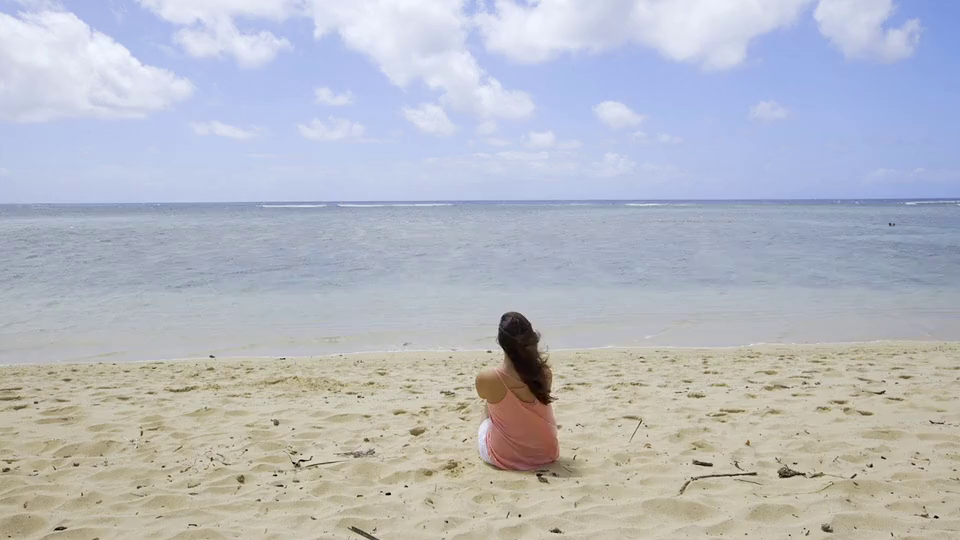
#> input picture frame 0 of testing/resources/sample.mp4, 960 x 540 px
$ python streamer_example.py
#> lines starting #> are read from the running program, lines starting #| are printed output that depends on the picture
### src/video_streamer.py
import cv2
import numpy as np
from IPython.display import Video as IPythonVideo, display
import os
from dataclasses import dataclass
from typing import Optional, Generator, List, Literal
from collections import deque
from video_player.video import Video


@dataclass
class VideoChunk:
    start: int
    end: int
    frames: List[np.ndarray]

    # [4 lines left out: function __iter__, not called in this run]


class Streamer:
    """
    A class to efficiently stream video frames in chunks with optional overlap.
    """
    def __init__(self, video_path: str, grayscale: bool = False):
        """
        Initializes the Streamer with video path.

        Args:
            video_path: Path to the video file.
            grayscale: Whether to load the video in grayscale.
        """
        if not os.path.exists(video_path):
            raise FileNotFoundError(f"Video file not found: {video_path}")

        self.video_path = os.path.abspath(video_path)
        self.grayscale = grayscale
        self._cap = cv2.VideoCapture(video_path)
        if not self._cap.isOpened():
            raise ValueError(f"Error opening video file: {video_path}")

        self.fps = self._cap.get(cv2.CAP_PROP_FPS)
        self.frame_count = int(self._cap.get(cv2.CAP_PROP_FRAME_COUNT))
        self.duration_seconds = self.frame_count / self.fps

    def _read_frames_batch(self, num_frames: int) -> List[np.ndarray]:
        """Reads a batch of frames from the video capture object."""
        frames = []
        for _ in range(num_frames):
            ret, frame = self._cap.read()
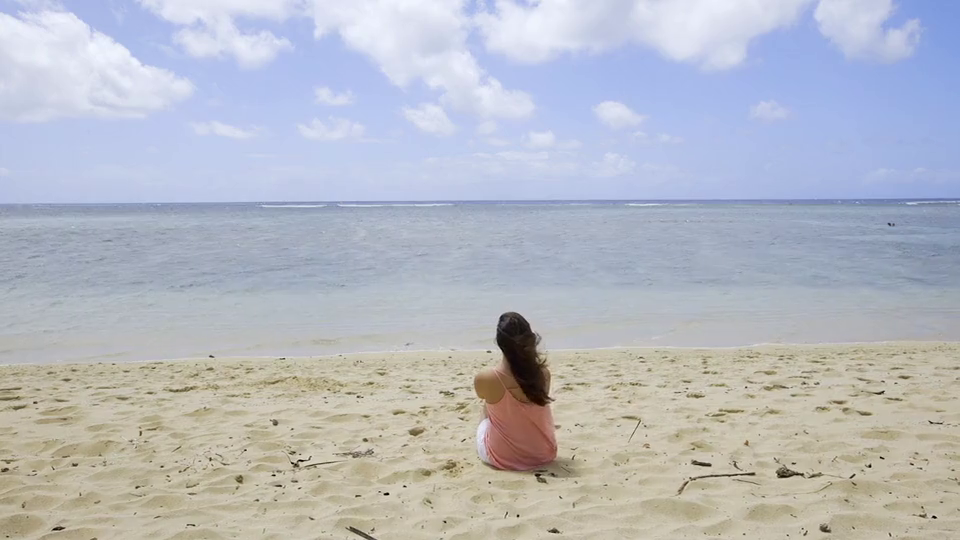
#> input picture frame 4 of testing/resources/sample.mp4, 960 x 540 px
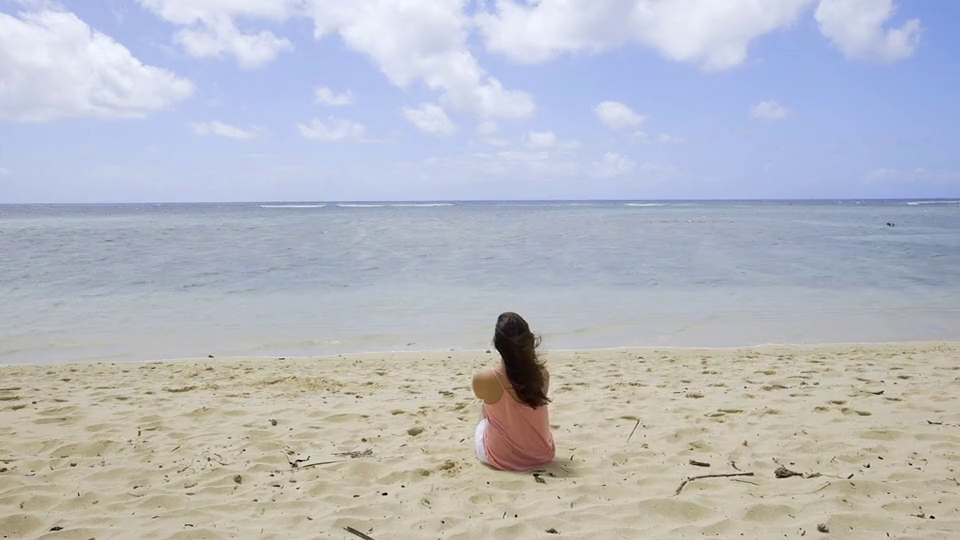
#> input picture frame 8 of testing/resources/sample.mp4, 960 x 540 px
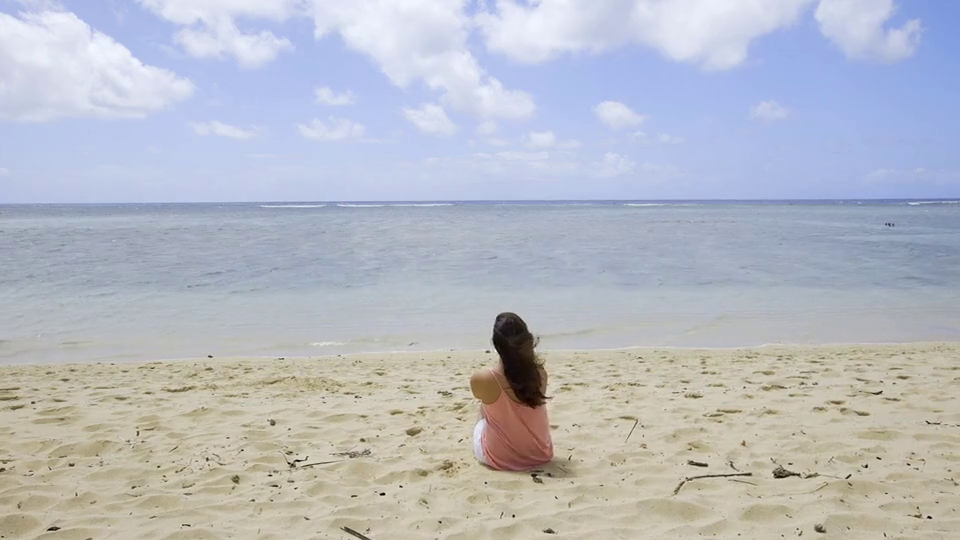
#> input picture frame 13 of testing/resources/sample.mp4, 960 x 540 px
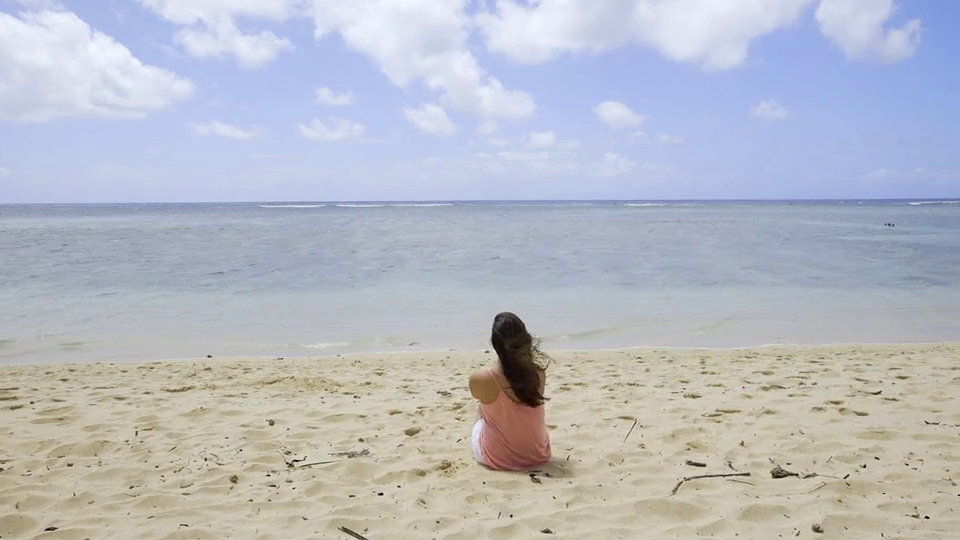
#> input picture frame 17 of testing/resources/sample.mp4, 960 x 540 px
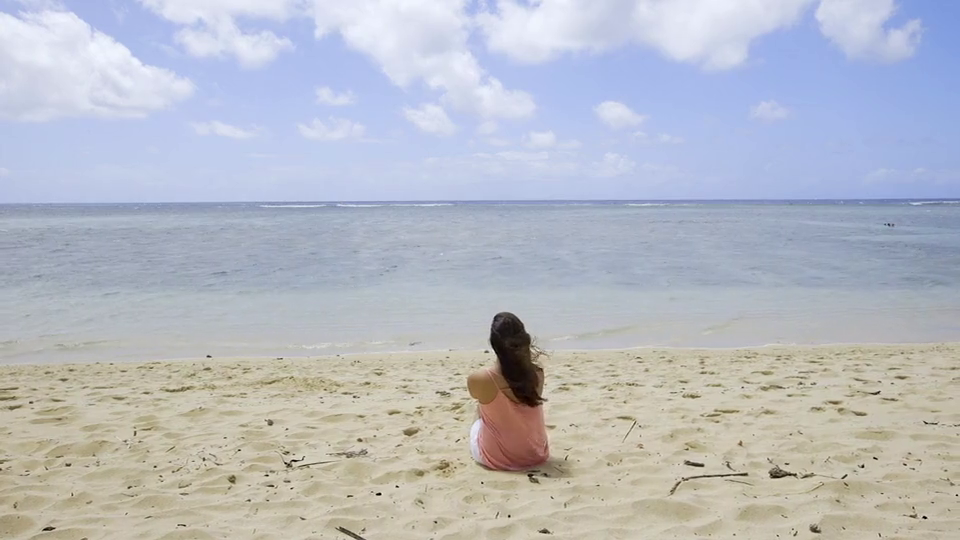
#> input picture frame 21 of testing/resources/sample.mp4, 960 x 540 px
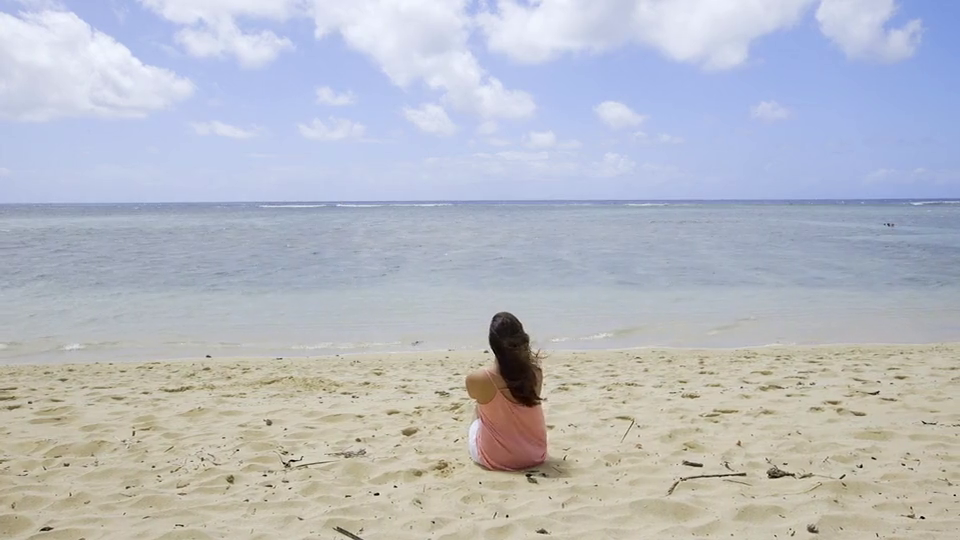
#> input picture frame 25 of testing/resources/sample.mp4, 960 x 540 px
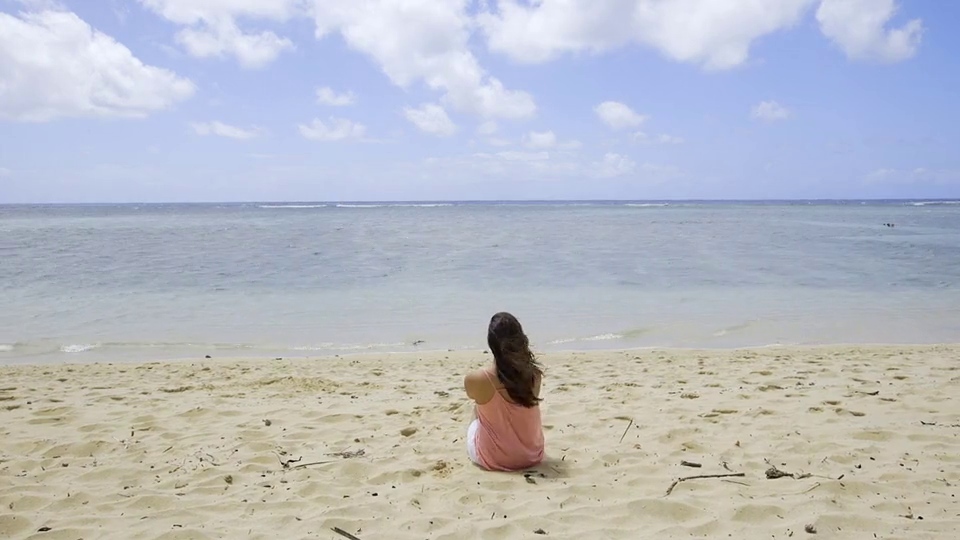
#> input picture frame 29 of testing/resources/sample.mp4, 960 x 540 px
            if not ret:
                break
            if self.grayscale:
                frame = cv2.cvtColor(frame, cv2.COLOR_BGR2GRAY)
            frames.append(frame)
        return frames

    def _convert_to_frames(self, value: float, unit: Literal["frames", "seconds"]) -> int:
        """Converts a value from seconds to frames if unit is 'seconds'."""
        if unit == 'seconds':
            return round(value * self.fps)
        return int(value)

    def stream(
            self,
            start: Optional[float] = None,
            end: Optional[float] = None,
            chunk_size: Optional[float] = None,
            overlap: float = 0,
            unit: Literal["frames", "seconds"] = 'frames'
        ) -> Generator[VideoChunk, None, None]:
        """
        Generates video frames in chunks from a specified start to end point.

        Args:
            start: The starting point (frame index or time in seconds). If None, starts from the beginning.
            end: The ending point (frame index or time in seconds). If None, streams to the end.
            chunk_size: The size of each chunk. If None, streams the entire video as one chunk.
            overlap: The overlap between consecutive chunks.
            unit: The unit for chunk_size and overlap ('frames' or 'seconds').

        Yields:
            A VideoChunk object containing start, end, and frames.
        """
        if unit not in ['frames', 'seconds']:
            raise ValueError("Unit must be 'frames' or 'seconds'.")

        _convert = lambda val: self._convert_to_frames(val, unit)

        chunk_size_frames = _convert(chunk_size) if chunk_size is not None else self.frame_count
        overlap_frames = _convert(overlap)

        if overlap_frames >= chunk_size_frames and chunk_size_frames != self.frame_count:
            raise ValueError("Overlap cannot be greater than or equal to chunk_size (unless chunk_size is None).")

        start_frame = _convert(start) if start is not None else 0
        end_frame = min(_convert(end) if end is not None else self.frame_count, self.frame_count)

        if not (0 <= start_frame < self.frame_count):
            raise ValueError(f"Start frame {start_frame} is out of bounds (0-{self.frame_count-1}).")
        if not (0 < end_frame <= self.frame_count):
            raise ValueError(f"End frame {end_frame} is out of bounds (1-{self.frame_count}).")
        if start_frame >= end_frame:
            raise ValueError("Start point must be before end point.")

        # Initialize cache and prefetch buffer
        self._frame_cache = deque() # Stores frames from the previous chunk that overlap with the current one
        self._prefetch_buffer = deque() # Stores frames read ahead of time
        self._current_prefetch_pos = start_frame # Tracks the position up to which frames have been prefetched

        def _fill_prefetch_buffer(target_buffer_size: int):
            """Fills the prefetch buffer up to target_buffer_size frames."""
            frames_to_read_into_buffer = target_buffer_size - len(self._prefetch_buffer)
            if frames_to_read_into_buffer > 0:
                # Move the capture position to where we left off prefetching
                self._cap.set(cv2.CAP_PROP_POS_FRAMES, self._current_prefetch_pos)
                new_frames = self._read_frames_batch(frames_to_read_into_buffer)
                self._prefetch_buffer.extend(new_frames)
                self._current_prefetch_pos += len(new_frames)

        # Initial prefetch: fill buffer with at least prefetch_factor chunks
        _fill_prefetch_buffer(chunk_size_frames * 2) # Default prefetch_factor is 2

        current_pos = start_frame
        while True: # Loop indefinitely, break when no more frames or end_frame reached
            chunk_frames = []
            chunk_start_frame = current_pos

            # 1. Get frames from cache (overlap from previous chunk)
            frames_from_cache = []
            if overlap_frames > 0 and len(self._frame_cache) >= overlap_frames:
                frames_from_cache = [self._frame_cache.popleft() for _ in range(overlap_frames)]
            chunk_frames.extend(frames_from_cache)

            # 2. Determine how many new frames are needed for this chunk
            new_frames_needed = chunk_size_frames - len(chunk_frames)

            # Ensure we don't read beyond end_frame
            new_frames_needed = min(new_frames_needed, end_frame - current_pos - len(frames_from_cache))

            if new_frames_needed <= 0 and not chunk_frames: # No more frames to read or yield
                break

            # 3. Get new frames from prefetch buffer
            new_frames = []
            if new_frames_needed > 0:
                # Ensure prefetch buffer has enough frames
                if len(self._prefetch_buffer) < new_frames_needed:
                    _fill_prefetch_buffer(len(self._prefetch_buffer) + new_frames_needed) # Fill up to what's needed

                # Take frames from prefetch buffer
                for _ in range(new_frames_needed):
                    if self._prefetch_buffer:
                        new_frames.append(self._prefetch_buffer.popleft())
                    else:
                        break # Ran out of prefetched frames
            chunk_frames.extend(new_frames)

            if not chunk_frames: # If no frames were read (e.g., at end of video)
                break

            chunk_end_frame = chunk_start_frame + len(chunk_frames)

            yield VideoChunk(start=chunk_start_frame, end=chunk_end_frame, frames=chunk_frames)

            # 4. Update cache for the next iteration (store overlapping frames from current chunk)
            self._frame_cache.clear() # Clear previous cache
            if overlap_frames > 0 and len(chunk_frames) >= overlap_frames:
                self._frame_cache.extend(chunk_frames[len(chunk_frames) - overlap_frames:])

            # 5. Advance current_pos for the next chunk
            current_pos = chunk_start_frame + len(chunk_frames) - overlap_frames
            if current_pos < start_frame:
                current_pos = start_frame

            # 6. Refill prefetch buffer if it's getting low (maintain prefetch_factor)
            _fill_prefetch_buffer(chunk_size_frames * 2) # Maintain 2 chunks ahead

            # 7. Break condition if we've reached or passed the end_frame
            if chunk_end_frame >= end_frame:
                break

    # [24 lines left out: functions to_video, _repr_html_, __repr__, __del__, not called in this run]

### src/video_player/overlays.py
from __future__ import annotations
from abc import ABC, abstractmethod
from typing import List, Tuple, Optional, Type, overload, Union, Any, Callable
import numpy as np
import cv2


class Color:
    """A simple class to hold RGB color values."""

    @overload
    def __init__(self, color: Tuple[int, int, int]) -> None: ...
    @overload
    def __init__(self, r: int, g: int, b: int) -> None: ...
    @overload
    def __init__(self, color: str) -> None: ...
    @overload
    def __init__(self, color: Color) -> None: ...

    def __init__(
        self,
        *args: Union[int, str, Tuple[int, int, int], Color],
    ) -> None:
        if len(args) == 1:
            arg = args[0]
            if isinstance(arg, tuple):
                self.r, self.g, self.b = arg
            elif isinstance(arg, str):
                if arg.startswith('#'):
                    hex_str = arg.lstrip('#')
                    self.r = int(hex_str[0:2], 16)
                    self.g = int(hex_str[2:4], 16)
                    self.b = int(hex_str[4:6], 16)
                else:
                    raise ValueError(
                        "Color string must start with '#' or provide an RGB tuple."
                    )
            elif isinstance(args[0], Color):
                self.r, self.g, self.b = args[0].as_tuple()
            else:
                raise TypeError("Single argument must be tuple[int, int, int] or str or Color.")
        elif len(args) == 3 and all(isinstance(a, int) for a in args):
            self.r, self.g, self.b = args  # type: ignore[assignment]
        else:
            raise TypeError("Invalid arguments for Color constructor.")

    def as_tuple(self) -> Tuple[int, int, int]:
        """Returns the color as a tuple."""
        return (self.r, self.g, self.b)  # type: ignore[return-value]


class OverlayItem(ABC):
    """Abstract base class for overlay items."""
    @abstractmethod
    def __init__(self, color: Color = Color(0, 255, 0), *args, **kwargs):
        self.color = color

    # [9 lines left out: functions draw, warp, not called in this run]


class BoundingBox(OverlayItem):
    """A class to represent a single bounding box."""
    # [25 lines left out: functions __init__, draw, warp, not called in this run]

    def __repr__(self) -> str:
        return f"BoundingBox(x={self.x}, y={self.y}, width={self.width}, height={self.height}, label={self.label}, color={self.color})"


class Point(OverlayItem):
    """A class to represent a single point."""
    # [4 lines left out: function __init__, not called in this run]

    def draw(self, frame: np.ndarray):
        """Draws the point on a frame."""
        cv2.circle(frame, (self.x, self.y), min(frame.shape[:2]) // 200,  self.color, -1)

    # [6 lines left out: function warp, not called in this run]

    def __repr__(self) -> str:
        return f"Point(x={self.x}, y={self.y}, color={self.color})"


class Line(OverlayItem):
    """
    A polyline defined by an arbitrary-length list of (x, y) points.
    Drawn open (not closed).
    """
    # [10 lines left out: function __init__, not called in this run]

    def extend(self, point: Tuple[int, int]):
        """Adds a point to the line."""
        self.points.append(point)

    # [11 lines left out: functions draw, warp, not called in this run]

    def __repr__(self) -> str:
        return f"Line(start={self.points[0]}, end={self.points[-1]}, num_points={len(self.points)}, color={self.color})"


class Text(OverlayItem):
    """A class to represent a text overlay."""
    # [5 lines left out: function __init__, not called in this run]

    def draw(self, frame: np.ndarray):
        """Draws the text on a frame."""
        cv2.putText(frame, self.text, self.position, cv2.FONT_HERSHEY_SIMPLEX, 1, self.color, 2, cv2.LINE_AA)

    # [9 lines left out: function warp, not called in this run]

    def __repr__(self) -> str:
        return f"Text(text={self.text}, position={self.position}, color={self.color})"


class Overlay:
    """A class to manage a collection of bounding boxes for a single frame."""
    def __init__(self, name: str, overlay_items: List[OverlayItem]):
        self.name = name
        self.overlay_items = overlay_items

    # [34 lines left out: functions apply, np_to_overlay_items, not called in this run]

### src/examples/streamer_example.py
from pathlib import Path
from video_streamer import Streamer

video_path = str(Path(__file__).resolve().parent.parent.parent / "testing" / "resources" / "sample.mp4")

print(f"Using video: {video_path}")

try:
    # Create a Streamer instance
    streamer = Streamer(video_path)
    print(f"Video FPS: {streamer.fps}")
    print(f"Video Frame Count: {streamer.frame_count}")
    print(f"Video Duration (seconds): {streamer.duration_seconds:.2f}")

    print("\n--- Streaming with chunk_size=5 seconds, overlap=0 seconds ---")
    # Stream with chunk_size of 5 seconds and no overlap
    for i, (start_frame, end_frame, frames) in enumerate(streamer.stream(chunk_size=5, overlap=0, unit='seconds')):
        print(f"Chunk {i+1}: Start Frame={start_frame}, End Frame={end_frame}, Frames in Chunk={len(frames)}")

    print("\n--- Streaming with chunk_size=200 frames, overlap=50 frames ---")
    # Stream with chunk_size of 200 frames and 50 frames overlap
    for i, (start_frame, end_frame, frames) in enumerate(streamer.stream(chunk_size=200, overlap=50, unit='frames')):
        print(f"Chunk {i+1}: Start Frame={start_frame}, End Frame={end_frame}, Frames in Chunk={len(frames)}")

    print("\n--- Streaming from 10 to 20 seconds with chunk_size=3 seconds ---")
    # Stream a specific segment from 10 to 20 seconds with 3-second chunks
    for i, chunk in enumerate(streamer.stream(start=10, end=20, chunk_size=3, unit='seconds')):
        print(f"Chunk {i+1}: Start Frame={chunk.start}, End Frame={chunk.end}, Frames in Chunk={len(chunk.frames)}")

except FileNotFoundError as e:
    print(f"Error: {e}. Please ensure the video file exists.")
except ValueError as e:
    print(f"Error: {e}. Please check the video file or streamer parameters.")
except Exception as e:
    print(f"An unexpected error occurred: {e}")
